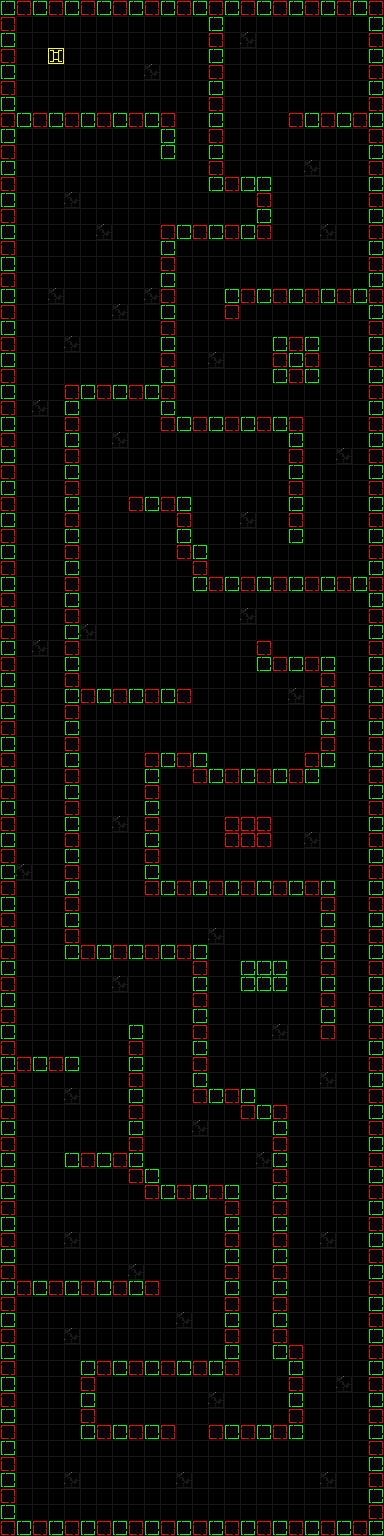

Rendered tile map (Tiled .tmx) drawn with the repository's tilesets; below, a short description and the map source with its tile grids summarised:
An orthogonal 24x96 tile map with 16x16 px tiles, 3 tile layers (Tile Layer 1, Tile Layer 3, Tile Layer 3).

<map version="1.0" orientation="orthogonal" width="24" height="96" tilewidth="16" tileheight="16">
 <tileset firstgid="1" name="tiles" tilewidth="16" tileheight="16">
  <image source="maps/tiles.png" width="80" height="16" />
 </tileset>
 <layer name="Tile Layer 1" width="24" height="96">
  <data>[2304 cells, 2304 non-empty, 5 distinct tile ids]</data>
 </layer>
 <layer name="Tile Layer 3" width="24" height="96">
  <data>[2304 cells, 1 non-empty, 1 distinct tile ids]</data>
 </layer>
 <layer name="Tile Layer 3" width="24" height="96">
  <data>[2304 cells, 6 non-empty, 2 distinct tile ids]</data>
 </layer>
</map>
